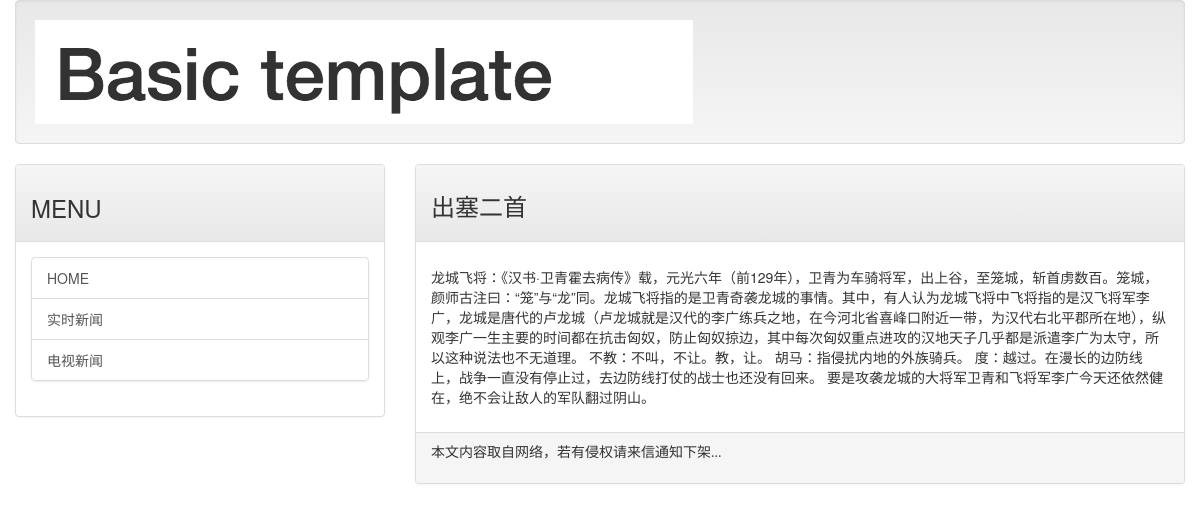
Screenshot of /post/fifth with the database file from the repository.
### mainsite/models.py (models this page shows, shortened)
class Post(models.Model):
    title = models.CharField(max_length=200)
    slug = models.CharField(max_length=200)
    body = models.TextField()
    pub_date = models.DateTimeField(default=timezone.now)
    class Meta:
        ordering = ('-pub_date',)

### mainsite/views.py (the view)
# urls.py: url(r'^post/(\w+)$', showPost)
def showPost(request, slug):
    template = get_template('post.html')
    try:
        post = Post.objects.get(slug=slug)
        if post != None:
            html = template.render(locals())
            return HttpResponse(html)
    except:
        return redirect('/')

### templates/post.html (shortened to what this page needs)
{% extends 'base.html' %}
{% load markdown_deux_tags %}
{% block headmessage %}
    <h3 style="font-family: '.SF NS Text';">
        {{ post.title }}
    </h3>
{% endblock %}
{% block content %}
    <p style="font-family: '.SF NS Text';font-size: 12pt;letter-spacing: 2pt">
        {{ post.body | markdown }}
    </p>
{% endblock %}

### rows the page displays
Post: title "出塞二首", body "龙城飞将：《汉书·卫青霍去病传》载，元光六年（前129年），卫青为车骑将军，出上谷，至笼城，斩首虏数百。笼城，颜师古注曰：“笼”与“龙”同。龙城飞将指的是卫青奇袭龙城的事情。其中，有人认为龙城飞将中飞将指的是汉飞将军李广，龙城是唐代的卢龙城（卢龙城就是汉代的李广练兵之地，在今河北省喜峰口附近一带，为汉代右北平郡所在地），纵观李广一生主要的时间都在抗击匈奴，防止匈奴掠边，其中每次匈奴重点进攻的汉地天子几乎都是派遣李广为太守，所以这种说法也不无道理。 不教：不叫，不让。教，让。 胡马：指侵扰内地的外族骑兵。 度：越过。在漫长的边防线上，战争一直没有停止过，去边防线打仗的战士也还没有回来。 要是攻袭龙城的大将军卫青和飞将军李广今天还依然健在，绝不会让敌人的军队翻过阴山。"
